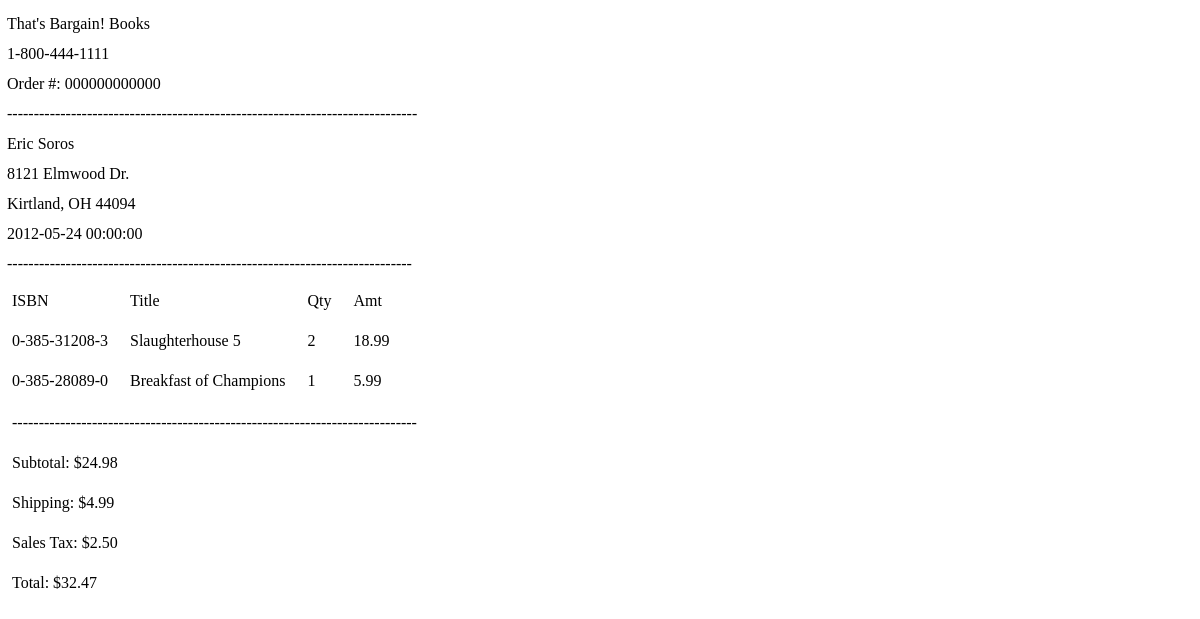
Page /displayRecipt.php?orderID=000000000000 (signed in) on the committed database.
### tables this page shows
CREATE TABLE proj_orders
(
	order_ID			VARCHAR(12) NOT NULL,
	email			VARCHAR(30),
	order_date		TIMESTAMP,

	PRIMARY KEY(order_ID),	
	FOREIGN KEY(email) REFERENCES proj_customer(email)
);

CREATE TABLE proj_customer
(
	firstname 		VARCHAR(15),
	lastname 		VARCHAR(20),
	address_street	VARCHAR(20),
	address_city		VARCHAR(20),
	address_state	VARCHAR(2),  
	address_zip		VARCHAR(5),
	phone			VARCHAR(12),
	email			VARCHAR(30),
	
	PRIMARY KEY (email)
);

CREATE TABLE proj_order_items
(
	order_ID			VARCHAR(12),
	ISBN				VARCHAR(17) NOT NULL,
	qty				INT,						 
	amt				NUMERIC(10,2),		 

	FOREIGN KEY(order_ID) REFERENCES proj_orders(order_ID),
	FOREIGN KEY(ISBN) REFERENCES proj_book(ISBN)
);

CREATE TABLE proj_book
(
	ISBN				VARCHAR(17) NOT NULL,
	TITLE			VARCHAR(50),
	author_ID		INT,
	num_pages		INT,
	publish_year 	VARCHAR(4),
	price			NUMERIC(7,2),
	
	PRIMARY KEY(ISBN),
	FOREIGN KEY(author_ID) REFERENCES proj_author(author_ID)
);

### displayRecipt.php (the view, shortened to what this page needs)
<!DOCTYPE html PUBLIC "-//W3C//DTD XHTML 1.0 Transitional//EN" "http://www.w3.org/TR/xhtml1/DTD/xhtml1-transitional.dtd">
<html xmlns="http://www.w3.org/1999/xhtml">
<head>
<link rel="stylesheet" type="text/css" href="styles.css" />
</head>
<body>
<?php
	global $db_obj;
	$orderID = $db_obj->real_escape_string($_GET["orderID"]);
	$query = "SELECT * FROM proj_orders NATURAL JOIN proj_customer WHERE order_ID = '$orderID'";
	$result_obj = $db_obj->query($query);
	if($result_obj->num_rows != 0)
	{
		$row = $result_obj->fetch_assoc();
		$validResult = isset($row);
?>
		<table cellpadding="5" class="recipt_table">
<?php
    	if($validResult)
		{
			echo "<tr><td>That's Bargain! Books</td></tr>";
			echo "<tr><td>1-800-444-1111</td></tr>";
			echo "<tr><td> Order #: " . $row['order_ID'] . "</td></tr>";
			echo "<tr><td>-----------------------------------------------------------------------------</td></tr>";
			echo "<tr><td>".$row['firstname'] . " " . $row['lastname'] . "</td></tr>";
			echo "<tr><td>". $row['address_street'] . "</td></tr>";
			echo "<tr><td>".$row['address_city'] . ", " . $row['address_state'] . " ". $row['address_zip'] . "</td></tr>";
			echo "<tr><td>".$row['order_date'] . "</td></tr>";
			echo "<tr><td>----------------------------------------------------------------------------</td></tr>";
		}
?>
		</table>
	<table cellpadding="10">
<?php
		if($validResult)
		{
			$query = "SELECT ISBN, title, qty, amt FROM proj_book NATURAL JOIN proj_order_items WHERE order_ID = '$orderID'";
			$result_obj = $db_obj->query($query);
			$headerPrinted = false;
			$subtotal = 0.0;
			while( ($row = $result_obj->fetch_assoc()) )
			{
				if(!$headerPrinted)
				{
					echo "<tr>";
					echo "<td>" . "ISBN" . "</td>";
					echo "<td>" . "Title" . "</td>";
					echo "<td>" . "Qty". "</td>";
					echo "<td>" . "Amt" . "</td>";
					echo "</tr>";
					$headerPrinted = true;
				}
				echo "<tr>";
				echo "<td>" . $row['ISBN'] . "</td>";
				echo "<td>" . $row['title'] . "</td>";
				echo "<td>" . $row['qty'] . "</td>";
				echo "<td>" . $row['amt'] . "</td></tr>";
				$subtotal += $row['amt'];
			}
		}
?>
	</table>
	<table cellpadding="10">
<?php
		if($validResult)
		{
			echo "<tr><td>----------------------------------------------------------------------------</td></tr>";
			echo "<tr><td>Subtotal: $". $subtotal ."</tr></td>";
			echo "<tr><td>Shipping: $4.99</tr></td>";
			echo "<tr><td>Sales Tax: $". number_format($subtotal*(.10),2) . "</tr></td>";
			echo "<tr><td>Total: $". number_format($subtotal + $subtotal*(.10) + 4.99,2) . "</tr></td>";
		}
	}
	else
	{
		echo '<p align=center>Order Not Found</p>';
	}
?>
</body>
</html>

### styles.css (style rules this page uses)
body { margin-left:auto; margin-right:auto; }

### rows in the picture
proj_orders: order_ID "000000000000", email.firstname "Eric", email.lastname "Soros", email.address_street "8121 Elmwood Dr.", email.address_city "Kirtland", email.address_state "OH", email.address_zip "44094", order_date "2012-05-24 00:00:00"
proj_order_items: shows "ISBN", ISBN.ISBN "0-385-31208-3", ISBN.TITLE "Slaughterhouse 5", qty "2", amt "18.99"
proj_order_items: ISBN.ISBN "0-385-28089-0", ISBN.TITLE "Breakfast of Champions", qty "1", amt "5.99"

### other values in the picture
$subtotal "24.98"
$subtotal*(.10) "2.50"
$subtotal + $subtotal*(.10) + 4.99 "32.47"
